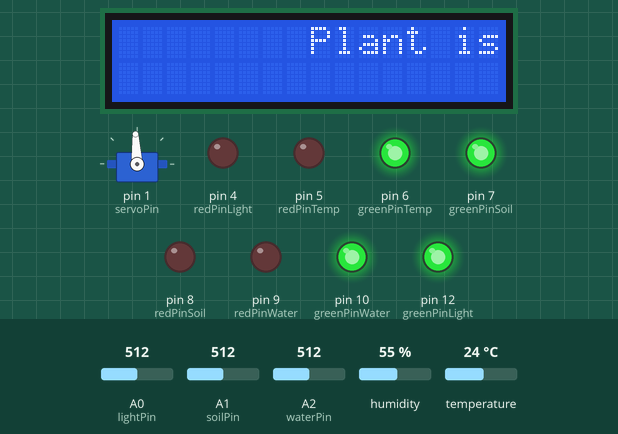
The sketch below on a simulated Arduino Uno, built with avr-gcc and run on an emulated ATmega328P. Shown: servo, 16×2 character LCD, output pins drawn as LEDs (lit = HIGH). The test bench sets the inputs (shaded band); at power-on: A0 (lightPin) = 512, A1 (soilPin) = 512, A2 (waterPin) = 512, temperature 24 °C, humidity 55 %. What the sketch prints to the serial monitor is not drawn.

Above: at 2.2 s.
2.3 s: A0 (lightPin) set to 263
9.5 s: A0 (lightPin) set to 248
At 15.22 s:
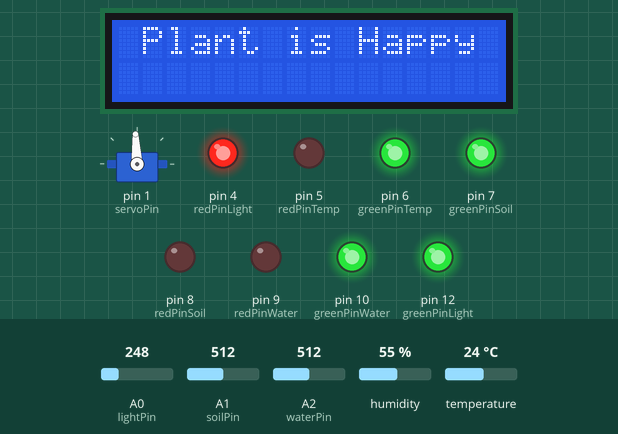
17.0 s: A1 (soilPin) set to 427
29.2 s: A1 (soilPin) set to 393
At 36.22 s:
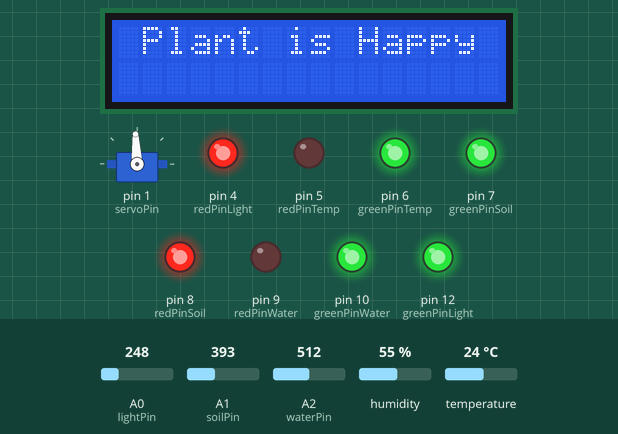
37.9 s: A2 (waterPin) set to 499
At 43.22 s:
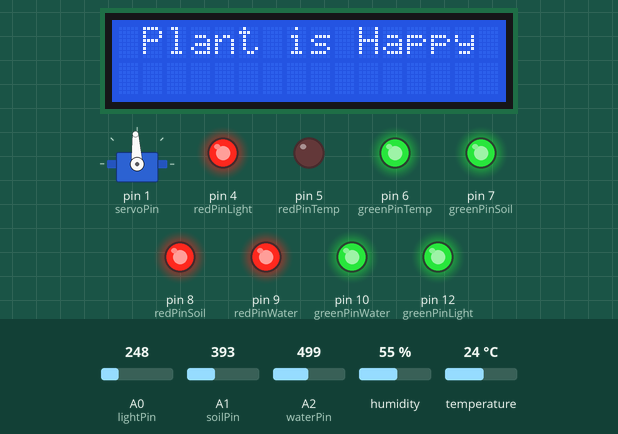
45.1 s: temperature set to 41 °C
At 52.63 s:
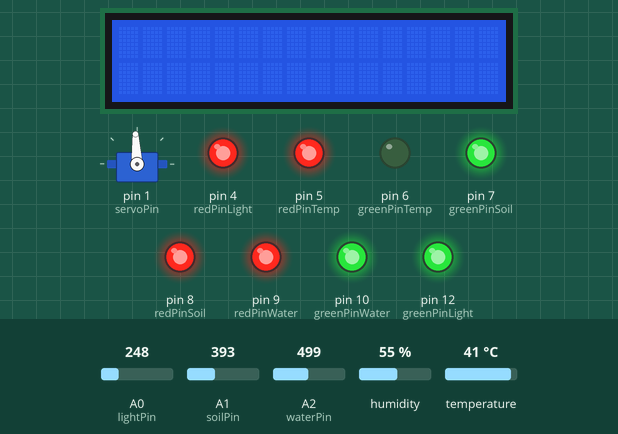
Timing chart, 0 to 53.1 s (numbered marks = the images above; inputs shaded):
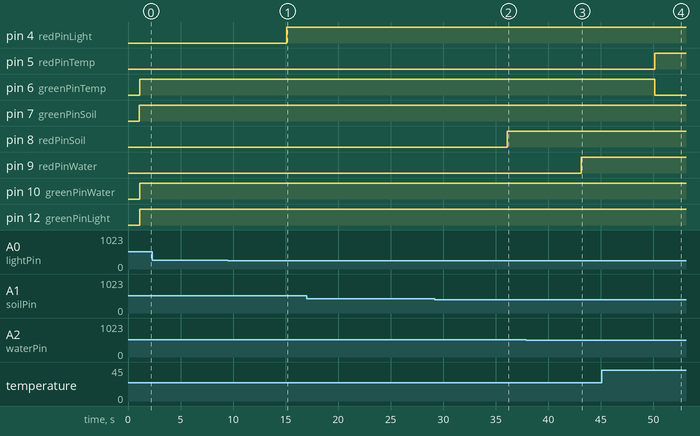

The sketch:

BloomBuddy.ino
```cpp
#include <LiquidCrystal_I2C.h>
#include <Servo.h>
#include<dht11.h>

#define DHT11PIN 2

dht11 DHT11;

LiquidCrystal_I2C lcd(0x27, 16, 2); // Format -> (Address,Width,Height )

const int redPinLight = 4;
const int greenPinLight = 12;

const int redPinTemp = 5;     //notted
const int greenPinTemp = 6;   //notted

const int redPinSoil = 8;
const int greenPinSoil = 7;

const int redPinWater = 9;     //notted
const int greenPinWater = 10;    //notted


const int lightPin = A0;
const int tempPin = 2;
const int soilPin = A1;
const int waterPin = A2;
const int servoPin = 1;

int count = 0;
int test = 0;

Servo servo;

// pins 11,10,9 and 6,5,3 are inverted (0 for HIGH)

void setup()
{
  pinMode(redPinLight  , OUTPUT);
  pinMode(greenPinLight, OUTPUT);

  pinMode(redPinTemp   , OUTPUT);
  pinMode(greenPinTemp , OUTPUT);

  pinMode(redPinSoil   , OUTPUT);
  pinMode(greenPinSoil , OUTPUT);

  pinMode(redPinWater  , OUTPUT);
  pinMode(greenPinWater, OUTPUT);


  pinMode(lightPin     , INPUT);
  pinMode(tempPin      , INPUT);
  pinMode(soilPin      , INPUT);
  pinMode(waterPin     , INPUT);
  pinMode(servoPin     , OUTPUT);

  servo.attach(servoPin);
  servo.writeMicroseconds(1500); // Start with a midpoint position

  // set up the LCD's number of columns and rows:
      // initialize the lcd
  lcd.init();
    // Turn on the Backlight
  lcd.backlight();
  // Print a message to the LCD.
  delay(1000);
  Serial.begin(9600);
}

void CheckTemp()
{
  lcd.clear();
  Serial.println();
  int reading = DHT11.read(DHT11PIN);
  Serial.print("Humidity (%): ");
  Serial.println((float)DHT11.humidity, 2);

  Serial.print("Temperature  (C): ");
  Serial.println((float)DHT11.temperature, 2);

  int tempRaw = (float)DHT11.temperature;

  if (tempRaw > 35 || tempRaw < 5)
  {
    digitalWrite(greenPinTemp,LOW);
    digitalWrite(redPinTemp,HIGH);
    lcd.setCursor(0, 0);
    lcd.print("Temperature is: ");
    lcd.print(tempRaw);
    lcd.setCursor(0, 1);
    if(tempRaw>35){
      lcd.print("Move to a colder place");
      for (int positionCounter = 0; positionCounter < 22; positionCounter++) {
        // scroll one position right:
        lcd.scrollDisplayRight();
        // wait a bit:
        delay(150);
      }
    }
    else{
      lcd.print("Move to a warmer place");
      for (int positionCounter = 0; positionCounter < 22; positionCounter++) {
        // scroll one position right:
        lcd.scrollDisplayRight();
        // wait a bit:
        delay(150);
      }
    }
    count++;
    delay(3000);
  }
  else if (tempRaw > 30 || tempRaw < 10)
  {

    digitalWrite(greenPinTemp,HIGH);
    digitalWrite(redPinTemp,HIGH);
  }
  else
  {

    digitalWrite(greenPinTemp,HIGH);
    digitalWrite(redPinTemp,LOW);

  }

}

void CheckSoil()
{
  lcd.clear();
  int soilRaw = analogRead(soilPin);
  Serial.print("Soil (ADC): ");
  Serial.println(soilRaw);

  int soil = map(soilRaw, 0, 1023, 0, 100);


  if (soil > 70 || soil < 20)
  {
    digitalWrite(greenPinSoil,LOW);
    digitalWrite(redPinSoil,HIGH);
    lcd.setCursor(0, 0);
    lcd.print("Soil Moisture is: ");
    lcd.print(soil);
    lcd.setCursor(0, 1);
    if(soil>70){
      lcd.print("Soil is too wet");
    }
    else{
      lcd.print("Soil is too dry");
    }
    count++;
    delay(3000);
  }

  else if (soil > 60 || soil < 40)
  {

    digitalWrite(greenPinSoil,HIGH);
    digitalWrite(redPinSoil,HIGH);

  }

  else
  {

    digitalWrite(greenPinSoil,HIGH);
    digitalWrite(redPinSoil,LOW);

  }

}

void CheckWater()
{
  lcd.clear();
  Serial.println();
  int waterRaw = analogRead(waterPin);
  Serial.print("Sensor value: ");
  Serial.println(waterRaw);

  int water = map(waterRaw, 0, 1023, 0, 100);


  if (water < 10.0)
  {
    digitalWrite(greenPinWater,LOW);
    digitalWrite(redPinWater,HIGH);
    lcd.setCursor(0,0);
    lcd.print("Water level: ");
    lcd.print(water);
    lcd.setCursor(0,1);
    lcd.print("Add water");
    count++;
    delay(3000);
  }
  else if (water < 50)
  {

    digitalWrite(greenPinWater,HIGH);
    digitalWrite(redPinWater,HIGH);

  }
  else
  {

    digitalWrite(greenPinWater,HIGH);
    digitalWrite(redPinWater,LOW);

  }

}

void CheckLight()
{
  lcd.clear();
  int raw_light = analogRead(lightPin);
  int light = map(raw_light, 0, 1023, 0, 100);

  Serial.print("Light Level: ");
  Serial.println(light);


  if (light < 10)
  {
    digitalWrite(greenPinLight,LOW);
    digitalWrite(redPinLight,HIGH);
    lcd.setCursor(0,0);
    lcd.print("Light level: ");
    lcd.print(light);
    lcd.setCursor(0,1);
    lcd.print("Need more light");
    count++;
    delay(3000);
  }

  else if (light < 25)
  {

    digitalWrite(greenPinLight,HIGH);
    digitalWrite(redPinLight,HIGH);

  }

  else
  {

    digitalWrite(greenPinLight,HIGH);
    digitalWrite(redPinLight,LOW);

  }
}

void loop()
{
  CheckSoil();
  CheckTemp();
  CheckLight();
  CheckWater();
  if (count==0){
    lcd.clear();
    lcd.setCursor(0,0);
    lcd.print("Plant is Happy and Healthy");
    for (int positionCounter = 0; positionCounter < 26; positionCounter++) {
      // scroll one position right:
      lcd.scrollDisplayRight();
      // wait a bit:
      delay(150);
    }
  }
  count = 0;
  delay(3000);
}
```

Measured:
- the behaviour switches between 256 and 255 on A0 (lightPin) (found by bisection; images 0 and 1)
- the behaviour switches between 410 and 409 on A1 (soilPin) (found by bisection; images 1 and 2)
- the behaviour switches between 512 and 511 on A2 (waterPin) (found by bisection; images 2 and 3)
- after the input at 9.5 s, pin 4 (redPinLight): LOW → HIGH after 5.6 s
- after the input at 29.2 s, pin 8 (redPinSoil): LOW → HIGH after 6.9 s
- after the input at 37.9 s, pin 9 (redPinWater): LOW → HIGH after 5.2 s
- after the input at 45.1 s, pin 5 (redPinTemp): LOW → HIGH after 5.0 s; pin 6 (greenPinTemp): HIGH → LOW after 5.0 s
